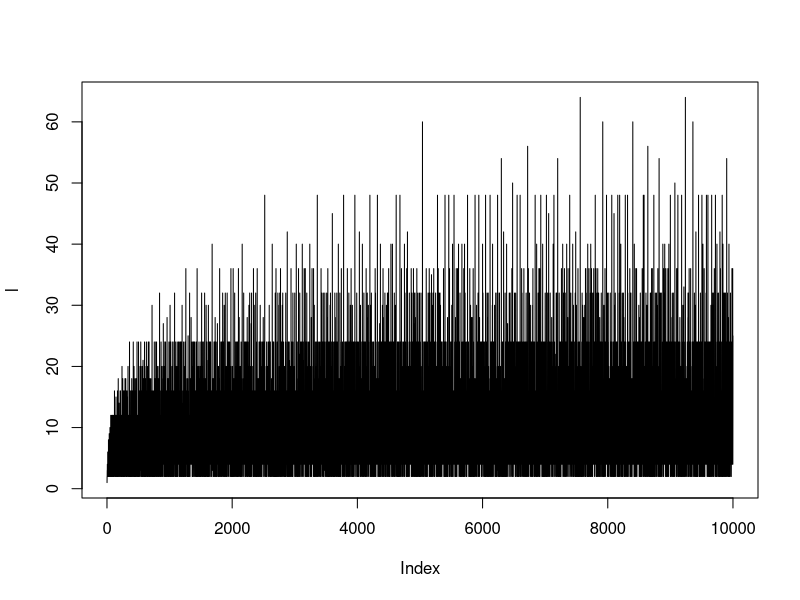
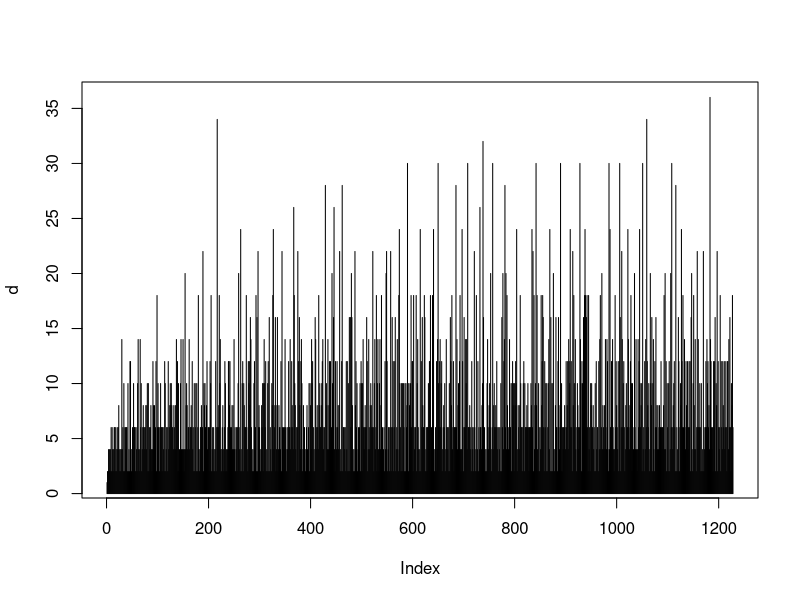

R code for these plots, in order:
# 20251125(17.35)
# 16484.kblh
############
# Q: azriel, shor-ha-shoel, porat
# pythagoras vollkommene zahl
#############################
7+4+2+14+1
28/4
28/2
28/3

#x<-6
#k<-1
n<-1000
s<-1
i<-100
get.pn<-function(s,n,m,csv){
xl<-s:n
# 6,28,496,8128
#xl-10001:15000
#xl<-list(1:2000)
pa<-array()
#xlist<-list(1:10000)

df<-data.frame(start=s,lim=n,p.number=NA)
write.table(df,csv,quote = F)

xk<-lapply(xl,function(i){
  cat("\r",i)
  #p<-i-1
#   for (k in 1:i){
# #    cat("\r",k)
#     b<-i/k
# #    ifelse(ifelse(m=="c",ceiling(b)==b,typeof(b)=="int"),pa[k]<-b,pa[k]<-0) # bench time: 2.225
#     #ifelse(typeof(b)=="int",pa[k]<-b,pa[k]<-0) # bench time: 1.127 
#     ifelse(ceiling(b)==b,pa[k]<-b,pa[k]<-0) # bench time: 1.095
#     
#   }
  x2<-1:i
  pa<-lapply(x2, function(ii){
    #print(ii)
    b<-i/ii
    ifelse(ceiling(b)==b,b,0) # bench time: 1.095
  })
  #pa<-pa[!is.na(pa)]
  pa<-unlist(pa)
  m<-pa==i
  pa<-pa[!m]
 # pp<-sum(pa)==x
  pp<-sum(pa,na.rm = T)==i
  df<-data.frame(start=s,lim=n,p.number=i)
  if(pp)
    write.table(df,csv,append = T,quote = F,col.names = F)
  return(pa)
  return(pp)
})
xs<-lapply(xk, sum)
xo<-which(xs==s:n)
#sum(unlist(xk))
#xk2<-unlist(xk)
#pn<-which(xk2)
cat("\np-number range 1 to",n,"\n")
print(xo)

}
run.1<-function(){
#csv<-paste0(Sys.getenv("GIT_TOP"),"/SPUND-LX/kblh/p-numbers.csv")
csv<-"/var/www/html/cloud/p-numbers.csv"
dur<-system.time(get.pn(100001,150000,"c",csv)) #v0.1: 1:1000 1.208
dur
write.table(data.frame(time=Sys.time(),elapsed=dur[3],row.names = "finished"),csv,append = T,quote = F,col.names = T)

# run: nohup Rscript p-numbers.R > output.log 2>&1 &
}


### 16501.claude
# Approche avec boucles et état mutable
diviseurs_imperatif <- function(n) {
  resultat <- list()
  
  for(i in 1:n) {
    divs <- c()  # état mutable
    for(j in 1:i) {
      if(i %% j == 0) {
        divs <- c(divs, j)  # modification d'état
      }
    }
    resultat[[i]] <- divs
  }
  
  return(resultat)
}

# Usage
div_imp <- diviseurs_imperatif(10)
div_imp[[10]]  # [1]  1  2  5 10
system.time(diviseurs_imperatif(1000))


# Approche avec fonctions, pas de boucles explicites
diviseurs_fonctionnel <- function(n) {
  lapply(1:n, function(i) {
    Filter(function(j) i %% j == 0, 1:i)
  })
}

# Encore plus fonctionnel avec composition
diviseurs_fonctionnel2 <- function(n) {
  lapply(1:n, \(i) (1:i)[i %% (1:i) == 0])
}

# Usage
div_func <- diviseurs_fonctionnel(10)
div_func[[10]]  # [1]  1  2  5 10
system.time(diviseurs_fonctionnel(1000))


# Exploite la vectorisation de R - le plus "R-idiomatique"
diviseurs_vectorise <- function(n) {
 x<- lapply(1:n, \(i) which(i %% (1:i) == 0))
 print(x)
}

# Ou avec outer() pour être encore plus vectorisé
diviseurs_matrix <- function(n) {
  nums <- 1:n
  # Crée une matrice de modulos
  mat <- outer(nums, nums, `%%`) == 0
  # Pour chaque ligne, trouve les diviseurs
  lapply(1:n, \(i) which(mat[i, 1:i]))
}

# Usage
div_vec <- diviseurs_vectorise(1000)
div_vec[[100]]  # [1]  1  2  4  5 10 20 25 50 100

system.time(diviseurs_vectorise(1000))
system.time(diviseurs_matrix(1000))


system.time(diviseurs_vectorise(1000))
#############################
p<-diviseurs_vectorise(10000)
pn<-lapply(p,function(i){
#  print(i)
  s<-sum(i[1:(length(i)-1)])
  t<-s==i[length(i)]
})
pt<-unlist(pn)
sum(pt)
#pu<-unlist(p)
px<-1:length(p)
px[pt]
#############################
#library(purrr)
l<-unlist(lapply(p,function(x){
  length(x)
}))
plot(l,type="l")
#histogram(l)
which.max(l)
w<-which(l==2)

d<-diff(w)
d
plot(d,type="h")
w[which.max(d):(which.max(d)+1)]


### 16504.daleth.L57
1*10^0
#
3^2
4^2
# 3 dreiheiten: länge-weite-tiefe, +1 qualität: substanz

x<-3
q<-x^2
y<-x+1
z<-y^2
# what is 9?
get.r<-function(s){
  basis<-3
  x<-basis+s
  
  
  i<-x-basis
  p<-i-1
  q<-x^i
  y<-x+p
  z<-y^i
  q<-z
  r1<-q/x
r2<-sqrt(q)
print(r1)
print(r2)
print(z)
print("---")
print(i<-z^r2)
print((b<-z*1/r1))
print(q<-(z*1/r1)*x)
#print(q)
print(r1<-sqrt(q))
}
get.r(0)
sqrt(9)
